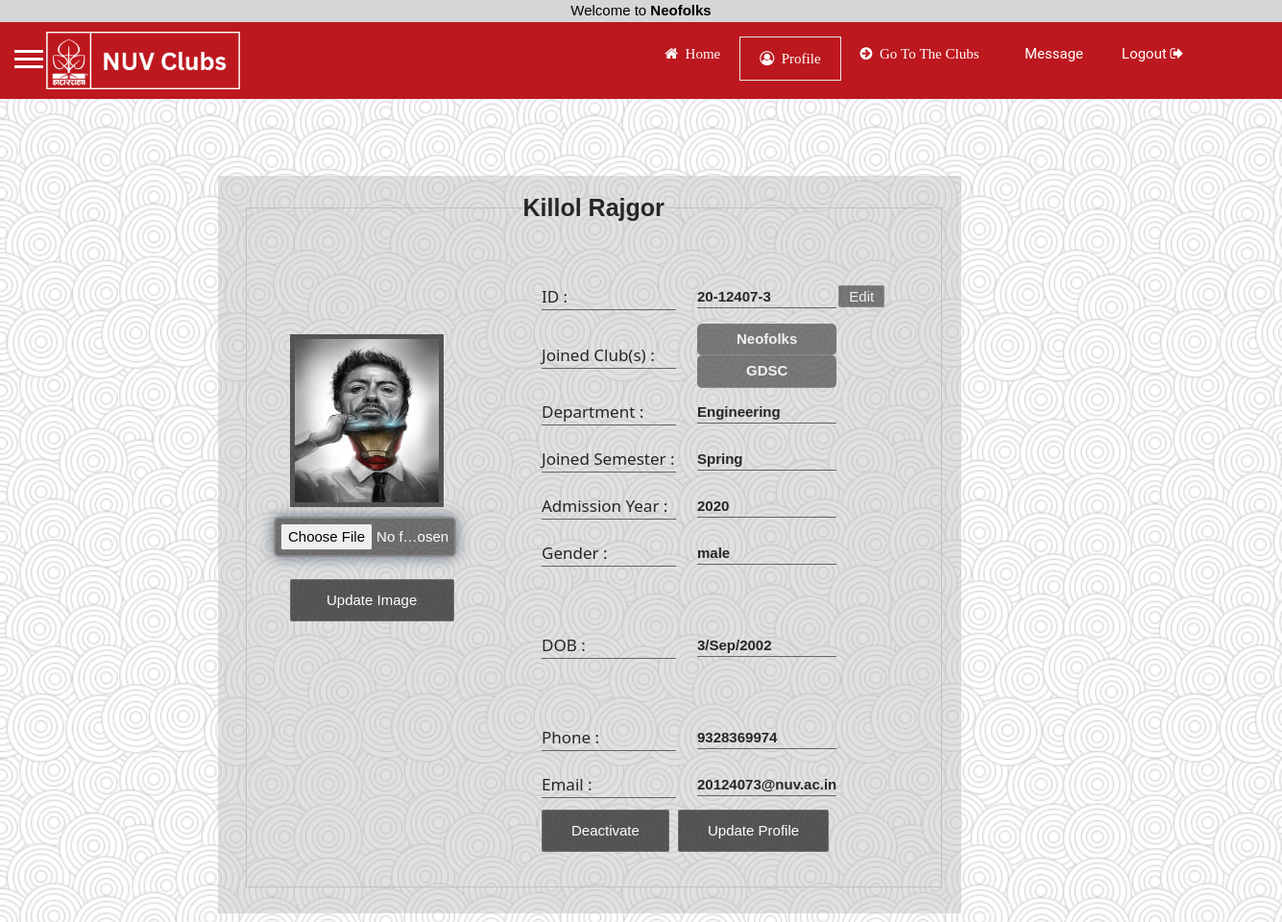
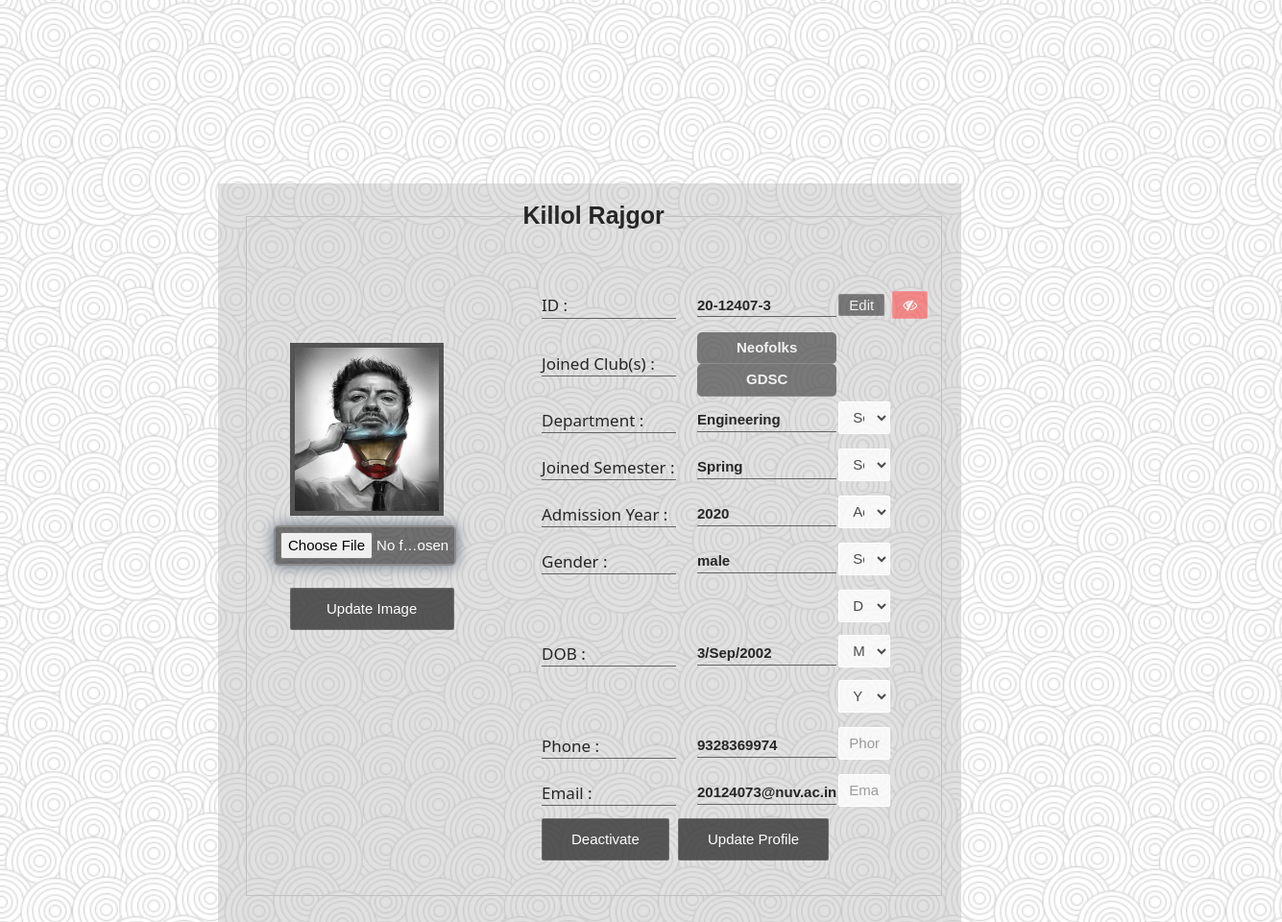
The app's page /profile/index.php (signed in) with its own data (2 pictures, top to bottom).
### tables this page shows
CREATE TABLE `studentinfo` (
  `id` int(11) NOT NULL,
  `email` varchar(50) NOT NULL,
  `username` varchar(25) NOT NULL,
  `clubname` varchar(100) NOT NULL,
  `name` varchar(100) NOT NULL,
  `dept` varchar(100) NOT NULL,
  `semester` varchar(100) NOT NULL,
  `gender` varchar(10) NOT NULL,
  `dob` varchar(100) NOT NULL,
  `admissionyear` varchar(100) NOT NULL,
  `phone` varchar(11) NOT NULL,
  `password` varchar(100) NOT NULL,
  `avatar` varchar(10000) NOT NULL,
  `is_active` varchar(1) DEFAULT 'N',
  `dateTime` varchar(100) DEFAULT NULL,
  `clubID` varchar(20) DEFAULT NULL,
  `show_Event` varchar(10) NOT NULL DEFAULT 'Y'
);

CREATE TABLE `club_relation` (
  `id` int(11) NOT NULL,
  `club_ID` varchar(20) NOT NULL,
  `club_Name` varchar(100) NOT NULL,
  `user_ID` varchar(50) NOT NULL,
  `status` varchar(20) NOT NULL DEFAULT 'N'
);

### profile/index.php (called while the page is built)
<?php
include 'profile.php';
 ?>

### profile/container.php (the view, shortened to what this page needs)
<?php
require '../dbconnect.php';
	$user = $_SESSION['username'];
		$query = "SELECT * FROM studentinfo WHERE username='$user'";
		$results = mysqli_query($db, $query);
	while($row = mysqli_fetch_assoc($results)) {
		$username=$row["username"];
		$full_name=$row["name"];
		$avatar=$row["avatar"];
		$gender=$row["gender"];
		$dob=$row["dob"];
		$email=$row["email"];
		$phone=$row["phone"];
		$dept=$row["dept"];
		$semester=$row["semester"];
		$admissionyear=$row["admissionyear"];
	}
?>
	<div class="profile_container">
		<fieldset>
			<legend align="center"><?php echo $full_name ?></legend>
			<table>
				<tr>
					<td>
						<div class="profile_1">
							<form id="uploadimage" action="" method="post" enctype="multipart/form-data">
								<div id="image_preview"><img id="previewing" style="height:180px; width:160px; ;display: block; border:5px solid rgba(51, 51, 51, 0.8); margin-left: 12%;" src=<?php echo '../profile_images\\'.$avatar; ?> /></div>
								<div id="selectImage">
								<input type="file" name="file" id="file" required /><br><br>
								<input type="submit" value="Update Image" class="btn" style="width: 171px; margin-left: 12%;" />
								</div>
							</form>
						</div>
					</td>
		<td class='profile_right'>
				<form action="deactive.php" method="POST" enctype="multipart/form-data">
				<div class="info_table">
				<table>
					<tr>
						<td><h4>ID :</h4></td>
						<td class="info"><p id="sid"><?php echo $username ?></p></td>
							<td>
							<a onclick="edit();" href="#">Edit</a>
						</td>
						<td><a id="_visible" onclick="edit2();" href="#" style="color:#fff" class="fa fa-eye-slash" aria-hidden="true"></a>
					   	</td>
					</tr>
					<tr>
						<td><h4>Joined Club(s) :</h4></td>
						<td class="info">
						<?php
							$sql_club = "SELECT * FROM club_relation WHERE user_ID = '$user' and status = 'Y'";
				             $result_club = mysqli_query($db, $sql_club);
				             while($row_clb = mysqli_fetch_assoc($result_club)) {
				                  echo "<p style='border-bottom: 1px solid #8c8c8c; background-color: rgba(77, 77, 77,0.7); padding:5px 2px; color: #f2f2f2; border-radius: 5px; text-align: center;'>".$row_clb["club_Name"]."</p>";
				               }
							 ?>
						</td>
						<td><span></span></td>
					</tr>
					<tr>
						<td><h4>Department :</h4></td>
						<td class="info">
						<p id="dpt"><?php echo $dept ?>
						</td>
						<td>
					<select name="dept" id="dept" value="a">
				         <option value="a">Select Department</option selected>
					 </select>
					 </td>
					</tr>
					<tr>
						<td><h4>Joined Semester :</h4></td>
						<td class="info"><p id="jsptag"><?php echo $semester ?></p></td>
						<td>
							<select name="semester" id="sem" value="a">
						         <option value="a">Select Semester</option selected>
							 </select>
						</td>
					</tr>
					<tr>
						<td><h4>Admission Year :</h4></td>
						<td class="info"><p id="ayp"><?php echo $admissionyear ?></p></td>
						<td>
						<select id="ay" name="ayear">
					  <option value="">Admission Year</option>
					</select>
						</td>
					</tr>
					<tr>
						<td><h4>Gender :</h4></td>
						<td class="info"><p><?php echo $gender ?></p></td>
						<td>
						 <select name="gender" id="gen" value="">
				         <option value="">Select Gender</option selected>
					 </select>
						</td>
					</tr>
					<tr>
						<td><h4>DOB :</h4></td>
						<td class="info"><p><?php echo $dob ?></p></td>
						<td>
					<select name="day" class="combine1" id="dob_d"/>
					  <option value="">D</option>
					 <select name="month" class="combine1" id="dob_m">
					  <option value="">M</option>
					</select>
					 <select name="year" class="combine1" id="dob_y">
					  <option value="">Y</option>
					</select>
						</td>
					</tr>
					<tr>
						<td><h4>Phone :</h4></td>
						<td class="info"><p><?php echo $phone ?></p></td>
						<td>
						<input type="text" id="pn"  placeholder="Phone Number" value="" name="spn"/>
						</td>
					</tr>
					<tr>
						<td><h4>Email :</h4></td>
						<td class="info"><p><?php echo $email ?></p></td>
						<td>
						<input type="text" id="em"  placeholder="Email" value="" name="smail"/>
						</td>
					</tr>
					<tr>
						<td>
							<input  class="btn" type="submit" value="Deactivate" name="deactivate">
						</td>
						<td>
							<input  class="btn" type="button" value="Update Profile" onclick="updateProfile()"
							></td>
					</tr>
				</table>
			</div>
					</form>
					</td>
				</tr>
			</table>
		</fieldset>
</div>

### profile/profile.php (shortened to what this page needs)
<!DOCTYPE html>
<html>
	<head>
	<link rel="stylesheet" type="text/css" href="../css/homepage.css">
	<link rel="stylesheet" type="text/css" href="../font-awesome/css/font-awesome.css">
</head>
<body id="profile">
<?php  if (isset($_SESSION['username'])) : ?>
<?php include '../homepage/top-bar.php'; ?>
<?php include '../frame/header.php'; ?>
<?php include '../frame/head.php'; ?>
<?php include '../frame/aside.php'; ?>
<?php include 'container.php'; ?>
<?php include '../profile/container.php'; ?>
<?php endif ?>
</body>
</html>

### homepage/top-bar.php (shortened to what this page needs)
<div class="club_welcome">Welcome to <?php echo '<span>'.$_SESSION['clubname'].'</span>';?></div>

### frame/header.php (shortened to what this page needs)
<header>
	<div class="headbar">
		<div class="row">
		<?php include 'menu.php'; ?>
		</div>
	</div>
</header>

### frame/menu.php (shortened to what this page needs)
<div id="menu">
	<div class="menu-container">
	<div id="logo">
		<a href="../homepage/homepage.php"><img src="../img/Title.png"></a>
	</div>
		<ul class="main-nav">
			<li><a class="cmncls link1" href="../homepage/homepage.php"><i class="fa fa-home" aria-hidden="true">&nbsp;&nbsp;Home</i></a></li>
			<li><a class="cmncls link2" href="../profile/profile.php"><i class="fa fa-user-circle-o" aria-hidden="true">&nbsp;&nbsp;Profile</i></a></li>
			<li class="dropdown1"><a class="cmncls" href="#"><i class="fa fa-arrow-circle-right" aria-hidden="true">&nbsp;&nbsp;Go To The Clubs&nbsp;&nbsp;</i></a>
			</li>
			<li><a href="http://localhost/NUVCLUBS/NUVCHATS/login.php" id="inbxmsg" >Message
		</a></li>
			<li class="logout1"><a href="../logout.php">Logout&nbsp;<i class="fa fa-sign-out" aria-hidden="true"></i></a></li>
		</ul>
	</div>
</div>

### frame/head.php (shortened to what this page needs)
<head>
	<link rel="stylesheet" type="text/css" href="../css/homepage.css">
	<link rel="stylesheet" type="text/css" href="../font-awesome/css/font-awesome.css">
	<link rel="stylesheet" type="text/css" href="../css/slide.css">
</head>
</head>

### frame/aside.php (shortened to what this page needs)
<aside>
	<div id="sidebar">
		<div class="toggle-btn" style="cursor: pointer;" onclick="toggleSidebar()">
			<span></span>
			<span></span>
			<span></span>
		</div>
	</div>
</aside>

### css/homepage.css (style rules this page uses)
* { margin:0px; padding:0px; }
body { font-family: 'Raleway', sans-serif; height: 100vh; background-position: center; color: #000; font-size: 15px; background-image: url('../img/dimension.png'); }
.headbar { position: absolute; display: inline-block; width: 100%; background-color: #BD181F; margin-top: 0; padding-bottom: 10px; }
.main-nav { padding: 15px; float: right; list-style-type: none; height:30px; }
.main-nav li { float:left; }
.main-nav li a { padding:9px 20px; display:block; color:#fff; text-decoration:none; font:15px Tw Cen MT,ROBOTO,helvetica; }
#logo img { width: auto ; height: 60px; float: left; margin-top: 10px; margin-left: -20px; }
#logo { transition: all 500ms linear; }
.row { max-width: 1200px; margin: auto; }
#home .link1, #profile .link2 { border: 1px solid #e6e6e6; padding-bottom: 13px; padding-top: 13px; }
#sidebar { position: fixed; width: 200px; height: 100%; background : #313030; left:-200px; transition: all 500ms linear; margin-top: -1.5%; }
#sidebar .toggle-btn { position: absolute; left: 230px; top:30px; margin-top: 15px; margin-left: -20px; }
#sidebar .toggle-btn span { display: block; width:30px; height: 3px; background: #fff; margin: 5px; }

### css/slide.css (style rules this page uses)
html { box-sizing:border-box }
*,*:before,*:after { box-sizing:inherit }
html { -ms-text-size-adjust:100%;-webkit-text-size-adjust:100% }
body { margin:0 }
article,aside,details,figcaption,figure,footer,header,main,menu,nav,section,summary { display:block }
a { background-color:transparent;-webkit-text-decoration-skip:objects }
img { border-style:none }
button,input,select,textarea { font:inherit;margin:0 }
button,input { overflow:visible }
button,select { text-transform:none }
button,html [type=button],[type=reset],[type=submit] { -webkit-appearance:button }
fieldset { border:1px solid #c0c0c0;margin:0 2px;padding:.35em .625em .75em }
legend { color:inherit;display:table;max-width:100%;padding:0;white-space:normal }
html,body { font-family:Verdana,sans-serif;font-size:15px;line-height:1.5 }
html { overflow-x:hidden }
h4 { font-size:20px }
h1,h2,h3,h4,h5,h6 { font-family:"Segoe UI",Arial,sans-serif;font-weight:400;margin:10px 0 }
img { vertical-align:middle }
a { color:inherit }

### homepage/top-bar.php (style rules this page uses)
.club_welcome { background-color: #D6D6D7; color: #000; text-align: center; }
.club_welcome span { font-weight: bold; }

### frame/aside.php (style rules this page uses)
ul li { text-align: center; }

### profile/container.php (style rules this page uses)
.profile_right { padding-left: 75px; }
#file { color: #fff; padding: 5px; border: 2px solid #8c8c8c; background-color: rgba(38, 38, 38,0.6); margin-top: 10px; border-radius: 5px; box-shadow: 0 0 15px #626F7E; width: 190px; margin-left: 7px; }
tr td h4 { width: 140px; }
.profile_container { position: relative; left:17%; right:22%; top:20%; bottom: 20%; width: 58%; height: auto; background-color: rgba(179, 179, 179,0.4); padding-top: 15px; padding-bottom: 2%; padding-left: 2%; padding-right: 2%; margin-bottom: 15%; }
legend { font-size: 25px; font-weight: bold; }
.info { padding-left: 20px; }
.info p { font-size: 15px; font-weight: bold; }
.profile_container h4 { font-size: 17px; font-weight: normal; }
.btn, .info_table a { position: relative; cursor : pointer; text-overflow: ellipsis; white-space: nowrap; overflow: hidden; font-size: 15px; background-color: rgba(51, 51, 51,0.8); color: #fff; border: 1px solid rgba(255, 255, 255, 0.15); box-shadow: 0 0 rgba(0, 0, 0, 0); border-radius: 2px; padding: 10px 30px; transition: 0.3s; }
.btn:hover, .btn:focus, .info_table a { background-color: rgba(51, 51, 51,1); }
table { margin-top: 20px; margin-left: 10px; }
.info_table a { text-decoration: none; color: #f2f2f2; border-radius: 2px; background-color: rgba(51, 51, 51,0.6); padding: 2px 10px; margin: 5px 0; }
.info_table { margin-bottom: 5%; margin-left: 0; }
td h4, td p { border-bottom: 1px solid rgba(100,100,100,1); }
select, textarea, input[type="text"], input[type="password"] { height:30px; width:100%;; display: inline-block; vertical-align: middle; height: 34px; padding: 0 10px; margin-top: 3px; margin-bottom: 10px; font-size: 15px; line-height: 20px; border: 1px solid rgb(255, 255, 255); background-color: rgba(255, 255, 255, 0.8); color: rgba(0, 0, 0, 0.7); -moz-box-sizing: border-box; box-sizing: border-box; border-radius: 2px; }
.profile_1 { margin-bottom: 90%; }
.combine1 { width: 54px; }
#_visible { background-color: rgba(255, 77, 77,0.6); margin-top:10px; padding: 6px 10px; text-decoration: none; color: #fff; }

### records on screen
studentinfo: name "Killol Rajgor Killol Rajgor", avatar (picture), username "20-12407-3 20-12407-3", dept "Engineering Engineering", semester "Spring Spring", admissionyear "2020 2020", gender "male male", dob "3/Sep/2002 3/Sep/2002", phone "9328369974 9328369974", email "20124073@nuv.ac.in 20124073@nuv.ac.in"
club_relation: club_Name "Neofolks"
club_relation: club_Name "GDSC"

### other values on screen
$_SESSION['clubname'] "Neofolks"
